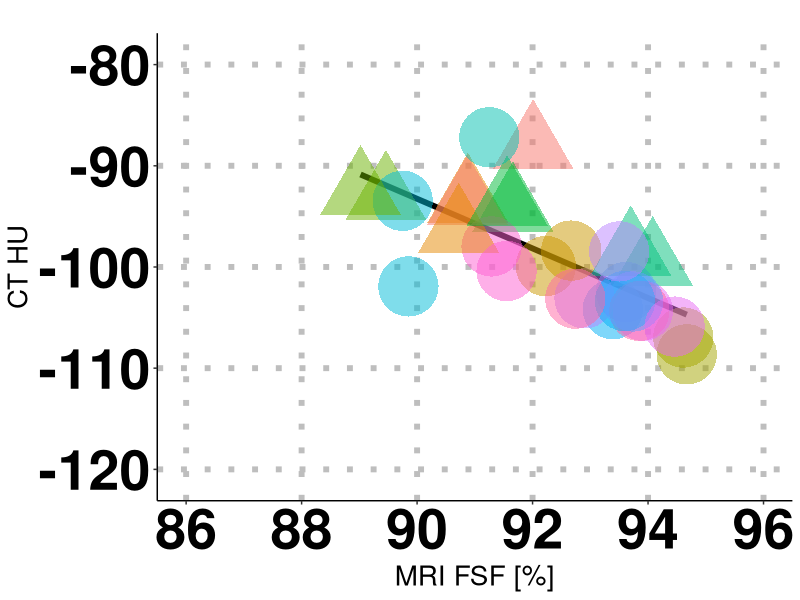
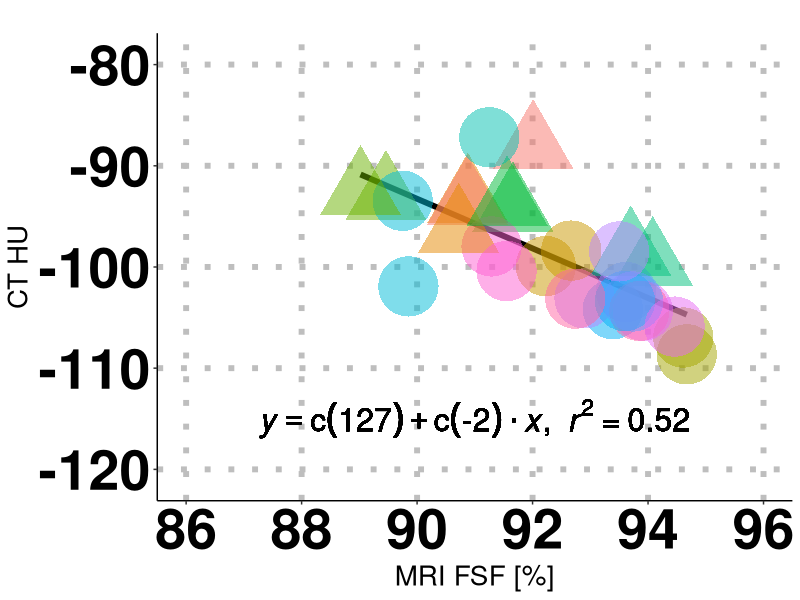

These charts were generated, in order, by the following R code:
#  CODE FOR RECREATING WAT PAPER FIGURES #################################
#  This .R file contains the script to recreate Figure 5 panel A) in the paper.
#  The script reads reconstructed data from the ../data_output/ folder and
#  puts the png image in the  ../figures/ folder.
#  FIGURE 5 A :  FSF v. HU - subjects with BMI < 25, both temperatures

# Need ggplot2 and plyr
require(ggplot2)
require(plyr)

# Load CSV file into a data frame
df = read.csv('../tidy_data/WAT_avgAllslx_master_file.csv')

selected_rows = df[,"BMI"]<25
df = df[selected_rows,]

HU_Avg = df[,"HU_Avg"]
FSF_Avg = df[,"FSF_Avg"]

# regression function
lm_eqn = function(df){
  m = lm(HU_Avg ~ FSF_Avg, df);
  eq <- substitute(italic(y) == a + b %.% italic(x)*","~~italic(r)^2~"="~r2,
                   list(a = format(coef(m)[1], digits = 1),
                        b = format(coef(m)[2], digits = 1),
                        r2 = format(summary(m)$r.squared, digits = 2)))
  as.character(as.expression(eq));
}

g0 = ggplot(df, aes(x=FSF_Avg, y=HU_Avg, shape=Sex, color=Subject)) +
  geom_smooth(aes(x=FSF_Avg, y=HU_Avg, shape=NULL), data=df, method = "lm", se=FALSE, formula = y ~ x, colour="black", linetype="solid", alpha=0.5, size=2, weight=2) +
  geom_point(alpha=0.5,size=20,show_guide = FALSE) + 
  theme(axis.text=element_text(colour="black", size=40,face="bold"),axis.title=element_text(size=20),
        axis.line = element_line(colour = "black"),
        panel.grid.major = element_line(linetype = 3, colour = "gray", size = 2),
        panel.grid.minor = element_blank(),
        panel.background = element_blank()) +
  coord_cartesian(xlim=c(86,96), ylim=c(-121,-79))

g0.labs <- g0 + labs(title = "", x = "MRI FSF [%]", y = "CT HU")
g0.labs

g1 = g0.labs + geom_text(aes(x = 91, y = -115, label = lm_eqn(df)), parse = TRUE, colour="black",size=8)

plot(g1)

# Copy plot to a PNG file
dev.copy(png, file = '../figures/Figure_5a.png', width=1525, height=750)

# Don't forget to close the PNG device!
dev.off()

# Display the statistics (R-squared, p-value and confidence interval)
print("**********************************************************")
print("Figure 5a) statistics (R-squared, p-value and confidence interval)")
mod <- lm(HU_Avg~FSF_Avg)
print(summary(mod))
print(confint(mod))
print("**********************************************************")

